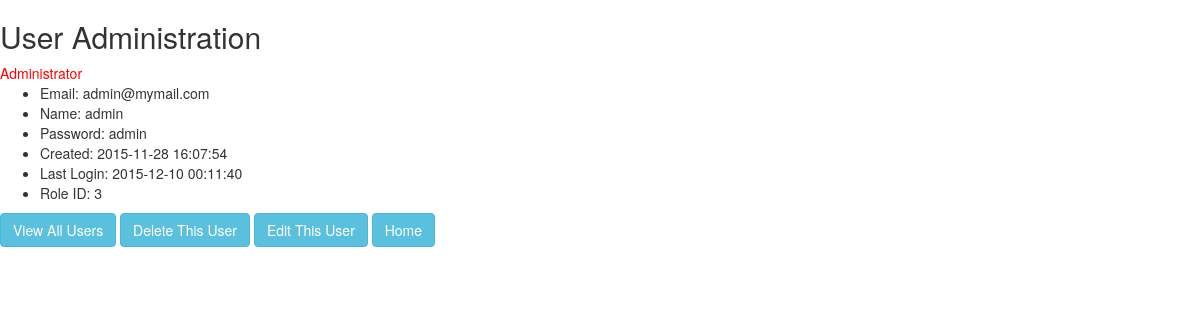
/webroot/user.php?action=view_user&target=admin@mymail.com (signed in), run on the app's committed database.
### tables this page shows
CREATE TABLE IF NOT EXISTS `users` (
  `email` varchar(200) NOT NULL,
  `name` varchar(200) NOT NULL,
  `password` varchar(200) NOT NULL,
  `created` datetime NOT NULL,
  `lastLogin` datetime DEFAULT NULL,
  `roleid` int(11) NOT NULL,
  PRIMARY KEY (`email`),
  KEY `fk_roles_roleid_idx` (`roleid`)
);

### lib/db.class.php (called while the page is built, shortened)
<?php
    class Db implements db_interface{
        protected static $connection;
        public function connect() {
            if(!isset(self::$connection)) {
                $config = parse_ini_file('../config/config.ini');
                self::$connection = new mysqli($config['host'],$config['username'],$config['password'],$config['dbname']);
            }
            return self::$connection;
        }
        public function query($query) {
            $connection = $this -> connect();
            $result = $connection -> query($query);
            return $result;
        }
        public function select($query) {
            $rows = array();
            $result = $this -> query($query);
            while ($row = $result -> fetch_assoc()) {
                $rows[] = $row;
            }
            return $rows;
        }
        public function quote($value) {
            $connection = $this -> connect();
            return "'" . $connection -> real_escape_string($value) . "'";
        }
    }

### models/user_manager.class.php (called while the page is built, shortened)
<?php
class UserManager
{
    public function getUser($arg){
        $db = new Db();
        $email = $db->quote($arg);
        $results = $db->select("select * from users where email = $email limit 1");
        foreach($results as $result){
            $user = new User();
            $user->hydrate($result);
        }
        return $user;
    }
}

### models/user.class.php (called while the page is built, shortened)
<?php
class User{
    private $_email;
    private $_name;
    private $_password;
    private $_created;
    private $_lastLogin;
    private $_role;
    public function getemail(){return $this->_email;}
    public function setemail($arg){
        $this->_email = $arg;
    }
    public function getname(){return $this->_name;}
    public function setname($arg){$this->_name = $arg;}
    public function getpassword(){return $this->_password;}
    public function setpassword($arg){$this->_password = $arg;}
    public function getcreated(){return $this->_created;}
    public function setcreated($arg){$this->_created = $arg;}
    public function getlastLogin(){return $this->_lastLogin;}
    public function setlastLogin($arg){$this->_lastLogin = $arg;}
    public function getrole(){return $this->_role;}
    public function setrole($arg){$this->_role = $arg;}
    public function isAdmin(){
        if ($this->_role == 3) {
          return TRUE;
        }
        return FALSE;
    }
}

### views/user_view.php (the view)
<?php
  if($user->isAdmin()){
    echo "<div style='color:red'>Administrator</div>";
  }
?>
<ul>
  <li><?php echo "Email: ", $user->getemail() ?></li>
  <li><?php echo "Name: ", $user->getname() ?></li>
  <li><?php echo "Password: ", $user->getpassword() ?></li>
  <li><?php echo "Created: ", $user->getcreated() ?></li>
  <li><?php echo "Last Login: ", $user->getlastLogin() ?></li>
  <li><?php echo "Role ID: ", $user->getrole() ?></li>
</ul>
<a href='user.php' class="btn btn-info" role="button">View All Users</a>
<a href='user.php?action=delete_user&target=<?= $user->getemail() ?>' class="btn btn-info" role="button">Delete This User</a>
<a href='user.php?action=edit_user&target=<?= $user->getemail() ?>' class="btn btn-info" role="button">Edit This User</a>
<a href="../webroot/home.php" class="btn btn-info" role="button">Home</a>

### data on the page
users: email "admin@mymail.com", name "admin", password "admin", created "2015-11-28 16:07:54", lastLogin "2015-12-10 00:11:40", roleid "3"
